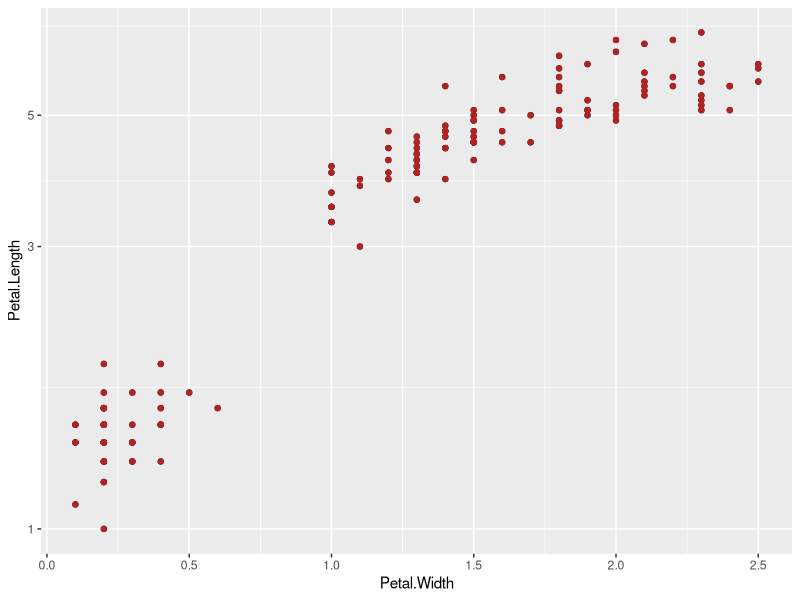

The R source for this figure: (Note: this script raises an error after producing the figure.)
## ---- chunk 1
knitr::opts_chunk$set(
  echo = TRUE,
  message = FALSE,
  warning = FALSE
)
library("ggplot2")
library("dplyr")
library("purrr")
## ---- chunk 2
"%||%" <- function(a, b) {
  if (!is.null(a)) a else b
}

"%|W|%" <- function(a, b) {
  if (!is.waive(a)) a else b
}

is.waive <- function(x) inherits(x, "waiver")
## ---- chunk 3
p <- ggplot(iris) + 
  geom_point(aes(x = Petal.Width, y = Petal.Length)) + 
  geom_point(aes(x = Petal.Width, y = Petal.Length), color = "firebrick") +
  scale_y_log10()

p
## ---- chunk 4
data_int <- function(data_plt, layers_plt) {
  # Return a named list of datasets, named `data-00`, `data-01`, ... 
  
  dat_default <- list(`data-00` = data_plt) 
  dat_layers <- get_layer_dat(layers_plt)
  
  #join together default data and layer data
  dat <- append(dat_default, dat_layers)
  
  #format the lists of data
  map(dat, format_data_int)
  
}
## ---- chunk 5
get_layer_dat <- function(layers_plt) {
  # save all the data as a list
  dats <- map(layers_plt, pluck, "data")
  # name the datasets and give all NULL entries the default name `data-00`
  
  
  dats
}
## ---- chunk 6

# create_meta_levels <- function(dat){
#   loc <- purrr::detect_index(dat, is.factor)
#   levels <- purrr::pluck(dat, loc, levels)
#   meta <- list(levels) ## How to evaluate the name first??
#   names(meta) <- names(dat)[loc]
#   meta
# }
# 
## ---- chunk 7
format_data_int <- function(dat) {
  if(!is.waive(dat)) {
    if(!is.null(dat)) {
      list(
        metadata = map(dat, class),
        variables = dat,
        hash = NULL
      )
    }
  }
}
## ---- chunk 8
str(data_int(p$data, p$layers))
## ---- chunk 9
format_data_spec <- function(dat) {
  if(!is.null(dat)) {
    list(
      metadata = dat$metadata,
      observations = transpose(dat$variables)
    )
  }
}

data_spc <- function(data_int) {
  # Return a named list of datasets, named `data-00`, `data-01`, ... 
  # Each list will have:
  #   - `metadata`, as in data_int()
  #   - `observations`, transpose of variables
  map(data_int, format_data_spec)
}
## ---- chunk 10
str(data_spc(data_int(p$data, p$layers)), max.level = 2)
## ---- chunk 11
layer_spc <- function(layer_plt, data_int, scales_spc) {
  # Operates on a single layer, used with purrr::map() to get `layers_spc`
  #   - if `layer_plt` has no data, use `data-00`
  #   - if `layer_plt` has data, hash it and compare against `data_int`, use name
  #   - make sure that the mapping field is a name in the dataset
  #   - can use type from the dataset metadata for now, can incorporate scales later
  list(
    data = list(),
    geom = list(
      class = purrr::pluck(layer_plt, "geom", class, 1)
    ),
    mapping = purrr::pluck(layer_plt, "mapping") %>% map(get_mappings),
    aes_params = purrr::pluck(layer_plt, "aes_params"),
    stat = list(
      class = purrr::pluck(layer_plt, "stat", class, 1)
    )
  )
}
## ---- chunk 12
get_mappings <- function(aes) {
  list(field = rlang::get_expr(aes),
       type = NULL
  ) %>% set_names(purrr::pluck(names))
}
## ---- chunk 13
str(map(p$layers, layer_spc))
## ---- chunk 14
scale_spc <- function(scale_plt) {
# Operates on a single scale, used with purrr::map() to get `scales_spc`
   list(
    class = purrr::pluck(scale_plt, class, 1),
    aesthetics = purrr::pluck(scale_plt, "aesthetics"),
    transform = list(
      name = purrr::pluck(scale_plt, "trans", "name")
    )
  )
}
## ---- chunk 15
map(p$scales$scales, scale_spc)
## ---- chunk 16
find_scale_labs <- function(labs) {
    lab <- pluck(labs, "name")
    if(!is.waive(lab)) {
      names(lab) <- pluck(labs, "aesthetics", 1)
      lab
    }
    
}

labels_spc <- function(labels_plt, scales_plt) {
# Find the right way to deal with labels - we could run into a
# problem if we have, say, multiple color scales
  scale_labs <- map(p_scale$scales$scales, find_scale_labs)
  
  # How to replace the labels with scale labels???
  

      names(scale_labs)
    names(p_scale$labels)

}


## ---- chunk 17
p_lab <- ggplot(iris) + 
  geom_point(aes(x = Petal.Width, y = Petal.Length)) + 
  geom_point(aes(x = Petal.Width, y = Petal.Length), color = "firebrick") +
  scale_y_log10() +
  labs(x = "new lab")

p_scale <- ggplot(iris) + 
  geom_point(aes(x = Petal.Width, y = Petal.Length)) + 
  geom_point(aes(x = Petal.Width, y = Petal.Length), color = "firebrick") +
  scale_y_log10("new lab") 


